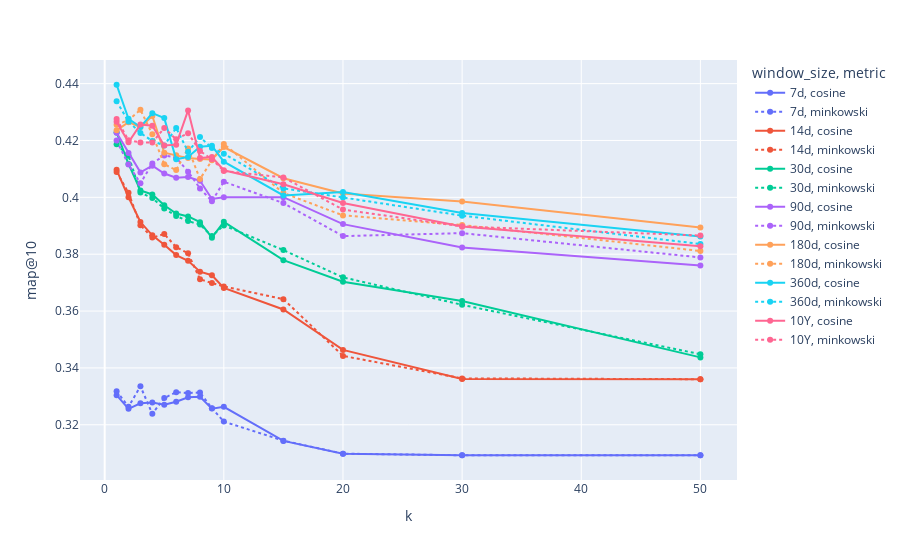

Notebook source saved alongside this figure:
### Code cell
_toplot = mdf_mean.reset_index().copy()
_toplot['days'] = pd.to_timedelta(_toplot['window_size']).dt.days
_toplot = _toplot.sort_values(['k', 'days'])
# _toplot['color'] = _toplot['window_size'] + ',' + _toplot['metric']

fig = px.line(
    _toplot, 
    x='k', 
    y=KNN_ANALYZE_METRIC, 
    color='window_size', 
    markers=True, 
    line_dash='metric', 
    hover_data='time@10',
    # color_discrete_sequence=px.colors.sequential.Turbo,
)
display(nbutils.download_plotly(fig, f'11_knn_results_k-size_{SPLITS_FREQ}_normalize={SPLITS_NORMALIZE}.pdf'))
fig

### Figure 1 — Plotly figure (JSON) as saved in the notebook; plotly's stock layout.template omitted (floating-point values rounded to 4 significant figures)
{"data": [{"customdata": [[1.723], [1.575], [1.331], [1.425], [1.399], [1.226], [1.205], [1.027], [1.025], [1.057], [0.8748], [0.7228], [0.757], [0.7905]], "hovertemplate": "window_size=7d<br>metric=cosine<br>k=%{x}<br>map@10=%{y}<br>time@10=%{customdata[0]}<extra></extra>", "legendgroup": "7d, cosine", "line": {"color": "#636efa", "dash": "solid"}, "marker": {"symbol": "circle"}, "mode": "lines+markers", "name": "7d, cosine", "orientation": "v", "showlegend": true, "type": "scatter", "x": [1, 2, 3, 4, 5, 6, 7, 8, 9, 10, 15, 20, 30, 50], "xaxis": "x", "y": [0.3304, 0.3256, 0.3275, 0.3278, 0.327, 0.3281, 0.3297, 0.3298, 0.3257, 0.3263, 0.3143, 0.3098, 0.3093, 0.3093], "yaxis": "y"}, {"customdata": [[1.828], [1.444], [1.348], [1.312], [1.305], [1.119], [1.238], [1.06], [1.22], [1.034], [0.7621], [0.8264], [0.771], [0.8832]], "hovertemplate": "window_size=7d<br>metric=minkowski<br>k=%{x}<br>map@10=%{y}<br>time@10=%{customdata[0]}<extra></extra>", "legendgroup": "7d, minkowski", "line": {"color": "#636efa", "dash": "dot"}, "marker": {"symbol": "circle"}, "mode": "lines+markers", "name": "7d, minkowski", "orientation": "v", "showlegend": true, "type": "scatter", "x": [1, 2, 3, 4, 5, 6, 7, 8, 9, 10, 15, 20, 30, 50], "xaxis": "x", "y": [0.3318, 0.3263, 0.3335, 0.3239, 0.3294, 0.3315, 0.3312, 0.3314, 0.3258, 0.3211, 0.3144, 0.3098, 0.3093, 0.3093], "yaxis": "y"}, {"customdata": [[2.158], [2.077], [2.102], [1.973], [1.641], [1.764], [1.796], [1.515], [1.641], [1.514], [1.493], [1.346], [0.8533], [0.8088]], "hovertemplate": "window_size=14d<br>metric=cosine<br>k=%{x}<br>map@10=%{y}<br>time@10=%{customdata[0]}<extra></extra>", "legendgroup": "14d, cosine", "line": {"color": "#EF553B", "dash": "solid"}, "marker": {"symbol": "circle"}, "mode": "lines+markers", "name": "14d, cosine", "orientation": "v", "showlegend": true, "type": "scatter", "x": [1, 2, 3, 4, 5, 6, 7, 8, 9, 10, 15, 20, 30, 50], "xaxis": "x", "y": [0.4097, 0.4, 0.3913, 0.3866, 0.3834, 0.3797, 0.3777, 0.3739, 0.3726, 0.3681, 0.3606, 0.3463, 0.3361, 0.336], "yaxis": "y"}, {"customdata": [[2.348], [2.098], [1.844], [1.714], [1.756], [1.72], [1.726], [1.668], [1.696], [1.713], [1.381], [1.44], [0.996], [0.7685]], "hovertemplate": "window_size=14d<br>metric=minkowski<br>k=%{x}<br>map@10=%{y}<br>time@10=%{customdata[0]}<extra></extra>", "legendgroup": "14d, minkowski", "line": {"color": "#EF553B", "dash": "dot"}, "marker": {"symbol": "circle"}, "mode": "lines+markers", "name": "14d, minkowski", "orientation": "v", "showlegend": true, "type": "scatter", "x": [1, 2, 3, 4, 5, 6, 7, 8, 9, 10, 15, 20, 30, 50], "xaxis": "x", "y": [0.4089, 0.4016, 0.3902, 0.3858, 0.3871, 0.3825, 0.3803, 0.3712, 0.3698, 0.3686, 0.3642, 0.3442, 0.3363, 0.336], "yaxis": "y"}, {"customdata": [[3.555], [3.158], [3.063], [3.222], [3.011], [3.021], [2.858], [2.901], [2.89], [2.672], [2.814], [2.587], [2.582], [1.692]], "hovertemplate": "window_size=30d<br>metric=cosine<br>k=%{x}<br>map@10=%{y}<br>time@10=%{customdata[0]}<extra></extra>", "legendgroup": "30d, cosine", "line": {"color": "#00cc96", "dash": "solid"}, "marker": {"symbol": "circle"}, "mode": "lines+markers", "name": "30d, cosine", "orientation": "v", "showlegend": true, "type": "scatter", "x": [1, 2, 3, 4, 5, 6, 7, 8, 9, 10, 15, 20, 30, 50], "xaxis": "x", "y": [0.4228, 0.4117, 0.4024, 0.401, 0.3972, 0.3943, 0.3933, 0.3913, 0.3858, 0.3914, 0.3779, 0.3703, 0.3635, 0.3437], "yaxis": "y"}, {"customdata": [[3.401], [3.33], [2.852], [2.992], [3.237], [2.608], [2.918], [2.839], [2.632], [2.71], [2.464], [2.5], [2.441], [1.464]], "hovertemplate": "window_size=30d<br>metric=minkowski<br>k=%{x}<br>map@10=%{y}<br>time@10=%{customdata[0]}<extra></extra>", "legendgroup": "30d, minkowski", "line": {"color": "#00cc96", "dash": "dot"}, "marker": {"symbol": "circle"}, "mode": "lines+markers", "name": "30d, minkowski", "orientation": "v", "showlegend": true, "type": "scatter", "x": [1, 2, 3, 4, 5, 6, 7, 8, 9, 10, 15, 20, 30, 50], "xaxis": "x", "y": [0.4186, 0.4147, 0.4017, 0.3997, 0.3961, 0.3934, 0.3917, 0.3904, 0.3864, 0.3901, 0.3814, 0.3719, 0.3622, 0.3448], "yaxis": "y"}, {"customdata": [[7.359], [7.185], [6.705], [6.785], [7.308], [7.061], [6.905], [6.819], [7.199], [6.745], [6.646], [6.76], [6.288], [5.768]], "hovertemplate": "window_size=90d<br>metric=cosine<br>k=%{x}<br>map@10=%{y}<br>time@10=%{customdata[0]}<extra></extra>", "legendgroup": "90d, cosine", "line": {"color": "#ab63fa", "dash": "solid"}, "marker": {"symbol": "circle"}, "mode": "lines+markers", "name": "90d, cosine", "orientation": "v", "showlegend": true, "type": "scatter", "x": [1, 2, 3, 4, 5, 6, 7, 8, 9, 10, 15, 20, 30, 50], "xaxis": "x", "y": [0.4227, 0.4156, 0.4088, 0.4111, 0.4084, 0.4069, 0.4071, 0.4058, 0.3994, 0.4, 0.4, 0.3906, 0.3824, 0.376], "yaxis": "y"}, {"customdata": [[7.033], [7.217], [7.042], [7.007], [6.986], [6.911], [6.765], [6.897], [6.69], [6.614], [6.799], [6.333], [6.072], [6.046]], "hovertemplate": "window_size=90d<br>metric=minkowski<br>k=%{x}<br>map@10=%{y}<br>time@10=%{customdata[0]}<extra></extra>", "legendgroup": "90d, minkowski", "line": {"color": "#ab63fa", "dash": "dot"}, "marker": {"symbol": "circle"}, "mode": "lines+markers", "name": "90d, minkowski", "orientation": "v", "showlegend": true, "type": "scatter", "x": [1, 2, 3, 4, 5, 6, 7, 8, 9, 10, 15, 20, 30, 50], "xaxis": "x", "y": [0.42, 0.4115, 0.4049, 0.4119, 0.4148, 0.414, 0.409, 0.4032, 0.3986, 0.4055, 0.398, 0.3864, 0.3874, 0.3789], "yaxis": "y"}, {"customdata": [[12.3], [11.67], [11.99], [11.69], [11.88], [11.82], [12.04], [11.69], [10.98], [11.49], [11.46], [11.26], [10.98], [9.337]], "hovertemplate": "window_size=180d<br>metric=cosine<br>k=%{x}<br>map@10=%{y}<br>time@10=%{customdata[0]}<extra></extra>", "legendgroup": "180d, cosine", "line": {"color": "#FFA15A", "dash": "solid"}, "marker": {"symbol": "circle"}, "mode": "lines+markers", "name": "180d, cosine", "orientation": "v", "showlegend": true, "type": "scatter", "x": [1, 2, 3, 4, 5, 6, 7, 8, 9, 10, 15, 20, 30, 50], "xaxis": "x", "y": [0.4236, 0.4265, 0.4247, 0.4286, 0.4157, 0.4148, 0.4138, 0.4135, 0.4133, 0.4177, 0.4067, 0.4013, 0.3985, 0.3894], "yaxis": "y"}, {"customdata": [[11.87], [11.31], [11.34], [11.2], [11.72], [11.27], [11.48], [11.53], [11.53], [11.41], [11.12], [11.22], [11.45], [9.947]], "hovertemplate": "window_size=180d<br>metric=minkowski<br>k=%{x}<br>map@10=%{y}<br>time@10=%{customdata[0]}<extra></extra>", "legendgroup": "180d, minkowski", "line": {"color": "#FFA15A", "dash": "dot"}, "marker": {"symbol": "circle"}, "mode": "lines+markers", "name": "180d, minkowski", "orientation": "v", "showlegend": true, "type": "scatter", "x": [1, 2, 3, 4, 5, 6, 7, 8, 9, 10, 15, 20, 30, 50], "xaxis": "x", "y": [0.4255, 0.4272, 0.4308, 0.4222, 0.4116, 0.4096, 0.4172, 0.4064, 0.413, 0.4188, 0.4015, 0.3937, 0.3903, 0.3811], "yaxis": "y"}, {"customdata": [[15.73], [15.96], [15.65], [15.64], [15.18], [15.1], [16.13], [15.65], [15.57], [15.83], [15.84], [15.38], [14.93], [12.9]], "hovertemplate": "window_size=360d<br>metric=cosine<br>k=%{x}<br>map@10=%{y}<br>time@10=%{customdata[0]}<extra></extra>", "legendgroup": "360d, cosine", "line": {"color": "#19d3f3", "dash": "solid"}, "marker": {"symbol": "circle"}, "mode": "lines+markers", "name": "360d, cosine", "orientation": "v", "showlegend": true, "type": "scatter", "x": [1, 2, 3, 4, 5, 6, 7, 8, 9, 10, 15, 20, 30, 50], "xaxis": "x", "y": [0.4396, 0.4276, 0.4247, 0.4296, 0.4279, 0.4134, 0.4142, 0.4178, 0.4181, 0.4126, 0.4007, 0.4019, 0.3945, 0.3862], "yaxis": "y"}, {"customdata": [[15.61], [15.59], [15.48], [15.0], [15.41], [15.82], [15.2], [14.74], [15.92], [15.28], [15.17], [15.31], [14.67], [13.65]], "hovertemplate": "window_size=360d<br>metric=minkowski<br>k=%{x}<br>map@10=%{y}<br>time@10=%{customdata[0]}<extra></extra>", "legendgroup": "360d, minkowski", "line": {"color": "#19d3f3", "dash": "dot"}, "marker": {"symbol": "circle"}, "mode": "lines+markers", "name": "360d, minkowski", "orientation": "v", "showlegend": true, "type": "scatter", "x": [1, 2, 3, 4, 5, 6, 7, 8, 9, 10, 15, 20, 30, 50], "xaxis": "x", "y": [0.4338, 0.4267, 0.4226, 0.4198, 0.4183, 0.4244, 0.416, 0.4212, 0.4174, 0.4153, 0.4031, 0.4, 0.3936, 0.3836], "yaxis": "y"}, {"customdata": [[19.27], [19.39], [18.71], [18.92], [18.69], [19.37], [19.32], [19.13], [19.08], [19.08], [19.18], [18.54], [17.79], [14.77]], "hovertemplate": "window_size=10Y<br>metric=cosine<br>k=%{x}<br>map@10=%{y}<br>time@10=%{customdata[0]}<extra></extra>", "legendgroup": "10Y, cosine", "line": {"color": "#FF6692", "dash": "solid"}, "marker": {"symbol": "circle"}, "mode": "lines+markers", "name": "10Y, cosine", "orientation": "v", "showlegend": true, "type": "scatter", "x": [1, 2, 3, 4, 5, 6, 7, 8, 9, 10, 15, 20, 30, 50], "xaxis": "x", "y": [0.4266, 0.4194, 0.4256, 0.4252, 0.4182, 0.4185, 0.4306, 0.4139, 0.4142, 0.4095, 0.4046, 0.398, 0.3898, 0.3828], "yaxis": "y"}, {"customdata": [[19.24], [19.03], [18.92], [19.02], [19.44], [19.24], [19.31], [19.06], [19.06], [19.71], [19.0], [18.28], [18.6], [15.66]], "hovertemplate": "window_size=10Y<br>metric=minkowski<br>k=%{x}<br>map@10=%{y}<br>time@10=%{customdata[0]}<extra></extra>", "legendgroup": "10Y, minkowski", "line": {"color": "#FF6692", "dash": "dot"}, "marker": {"symbol": "circle"}, "mode": "lines+markers", "name": "10Y, minkowski", "orientation": "v", "showlegend": true, "type": "scatter", "x": [1, 2, 3, 4, 5, 6, 7, 8, 9, 10, 15, 20, 30, 50], "xaxis": "x", "y": [0.4275, 0.4201, 0.4193, 0.4193, 0.4244, 0.4204, 0.4226, 0.4163, 0.4134, 0.4093, 0.407, 0.3957, 0.3898, 0.3866], "yaxis": "y"}], "layout": {"autosize": true, "legend": {"title": {"text": "window_size, metric"}, "tracegroupgap": 0}, "margin": {"t": 60}, "xaxis": {"anchor": "y", "autorange": true, "domain": [0, 1], "range": [-2.39, 53.39], "title": {"text": "k"}, "type": "linear"}, "yaxis": {"anchor": "x", "autorange": true, "domain": [0, 1], "range": [0.2992, 0.4497], "title": {"text": "map@10"}, "type": "linear"}}}
